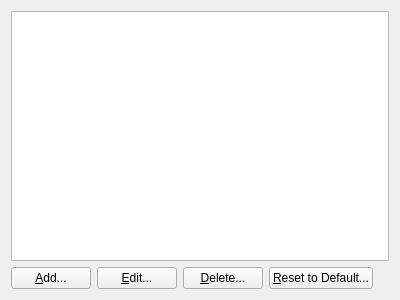
<?xml version="1.0" encoding="UTF-8"?>
<ui version="4.0">
 <class>PreferencePageWindowSize</class>
 <widget class="QWidget" name="PreferencePageWindowSize">
  <property name="geometry">
   <rect>
    <x>0</x>
    <y>0</y>
    <width>400</width>
    <height>300</height>
   </rect>
  </property>
  <property name="windowTitle">
   <string>Form</string>
  </property>
  <layout class="QVBoxLayout" name="verticalLayout">
   <item>
    <widget class="QListView" name="listView">
     <property name="editTriggers">
      <set>QAbstractItemView::NoEditTriggers</set>
     </property>
    </widget>
   </item>
   <item>
    <layout class="QHBoxLayout" name="horizontalLayout">
     <item>
      <widget class="QPushButton" name="addButton">
       <property name="text">
        <string>&amp;Add...</string>
       </property>
      </widget>
     </item>
     <item>
      <widget class="QPushButton" name="editButton">
       <property name="text">
        <string>&amp;Edit...</string>
       </property>
      </widget>
     </item>
     <item>
      <widget class="QPushButton" name="deleteButton">
       <property name="text">
        <string>&amp;Delete...</string>
       </property>
      </widget>
     </item>
     <item>
      <widget class="QPushButton" name="resetButton">
       <property name="text">
        <string>&amp;Reset to Default...</string>
       </property>
      </widget>
     </item>
     <item>
      <spacer name="horizontalSpacer">
       <property name="orientation">
        <enum>Qt::Horizontal</enum>
       </property>
       <property name="sizeHint" stdset="0">
        <size>
         <width>40</width>
         <height>20</height>
        </size>
       </property>
      </spacer>
     </item>
    </layout>
   </item>
  </layout>
 </widget>
 <resources/>
 <connections/>
</ui>
